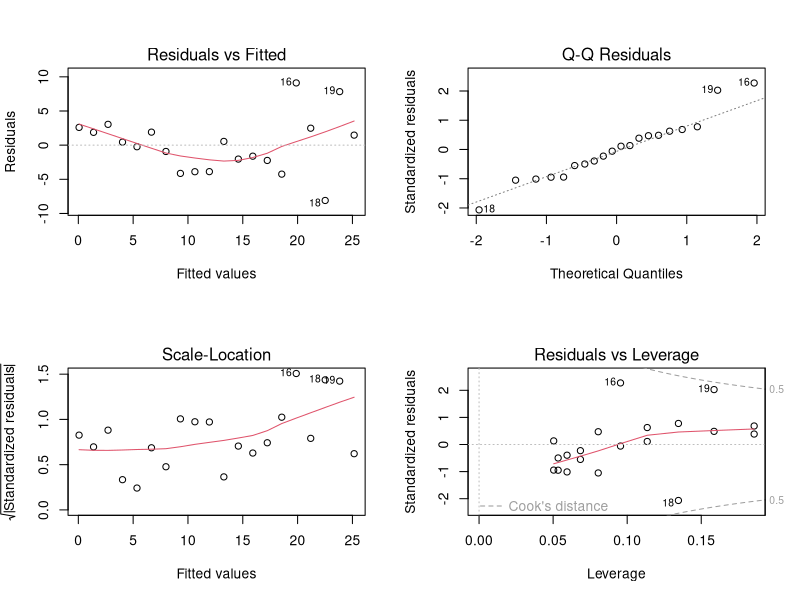
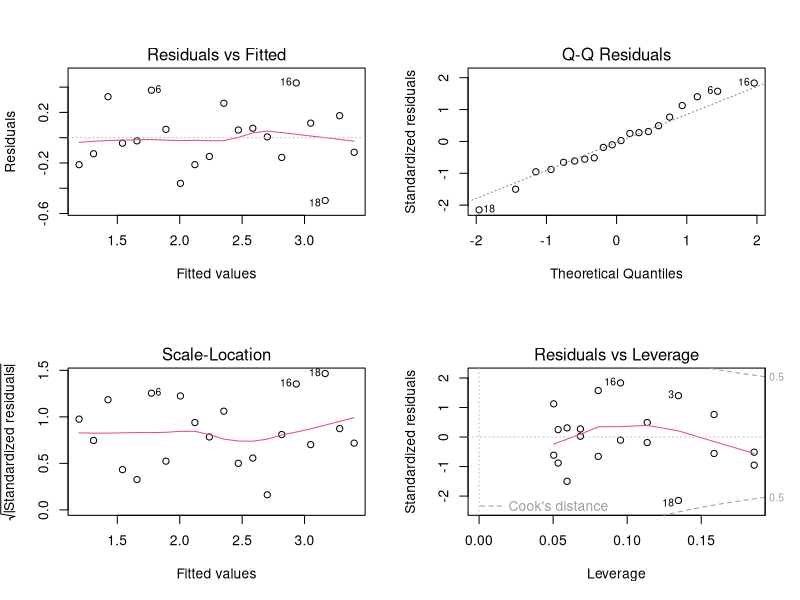
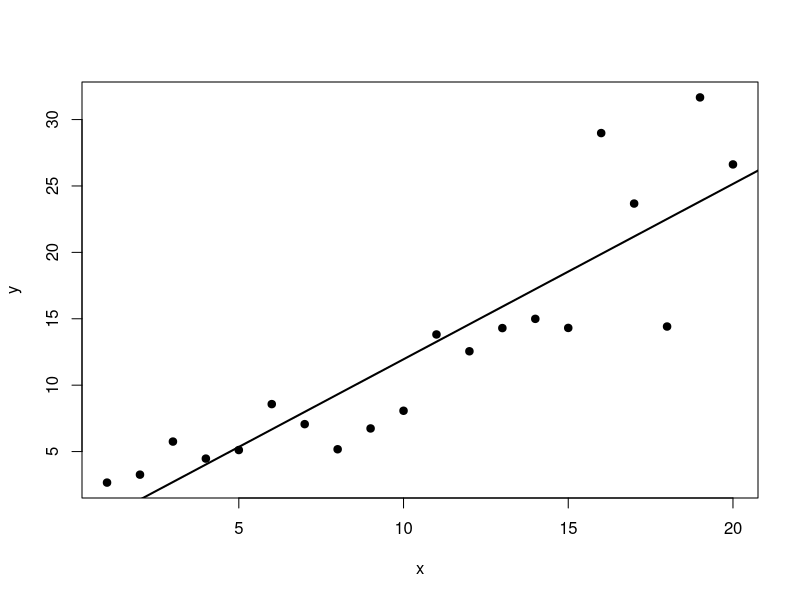
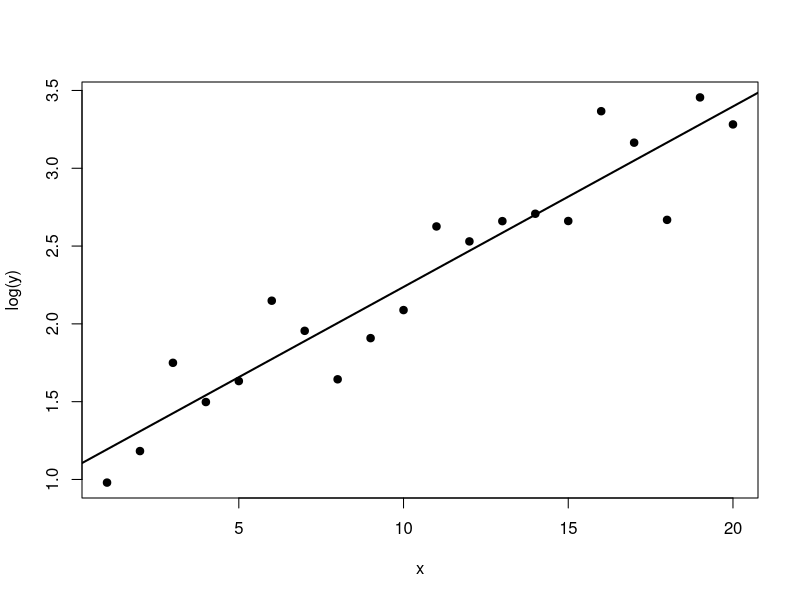
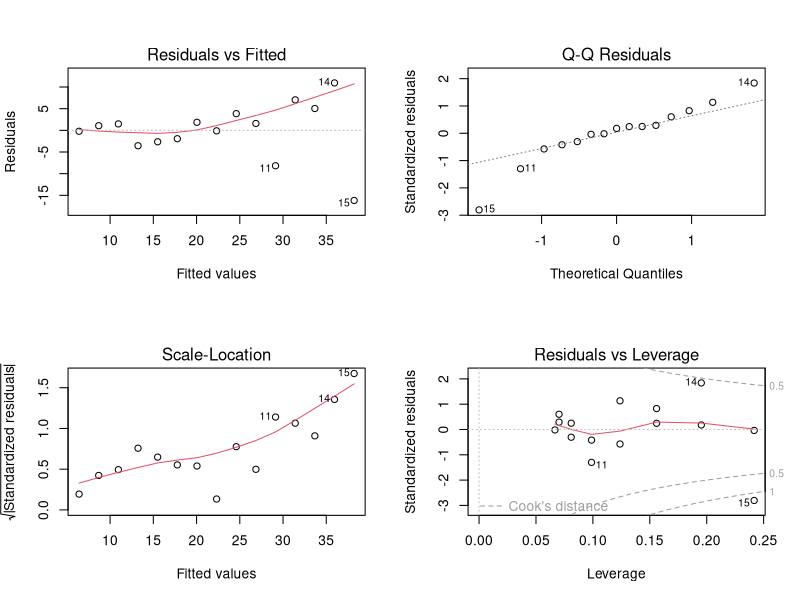
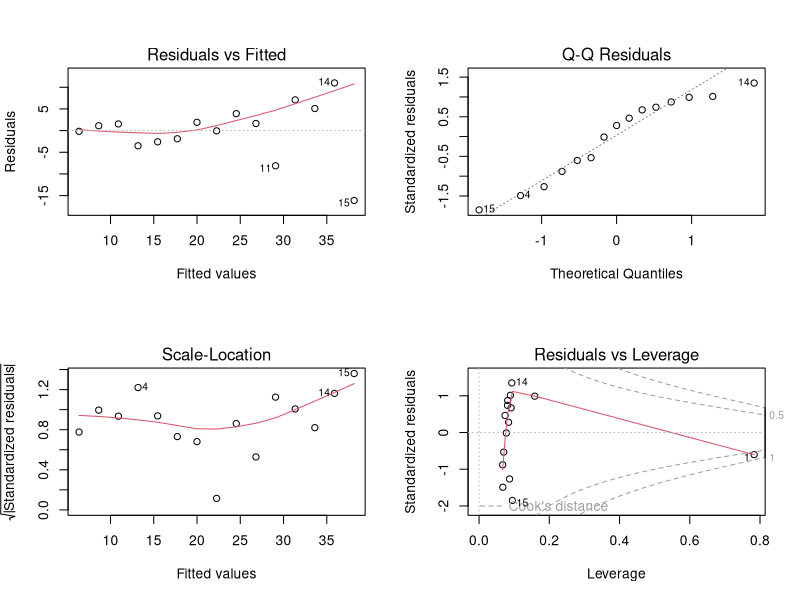
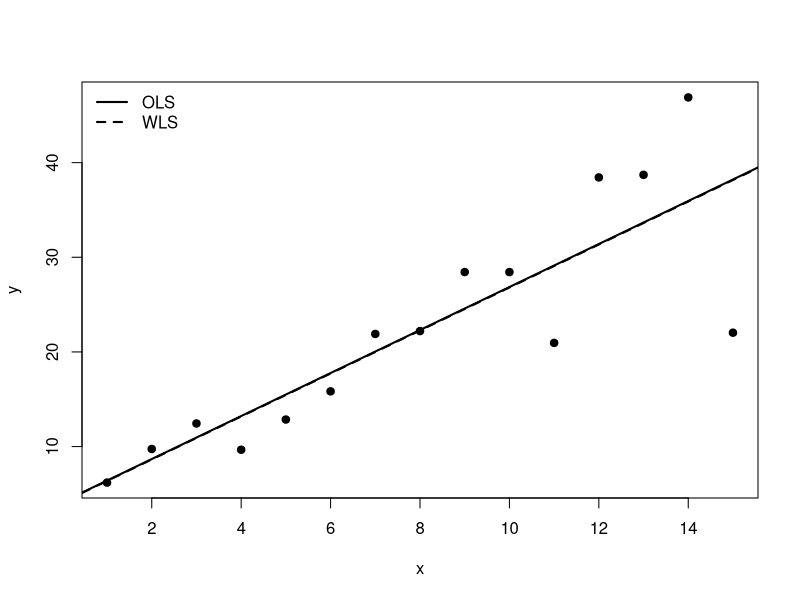
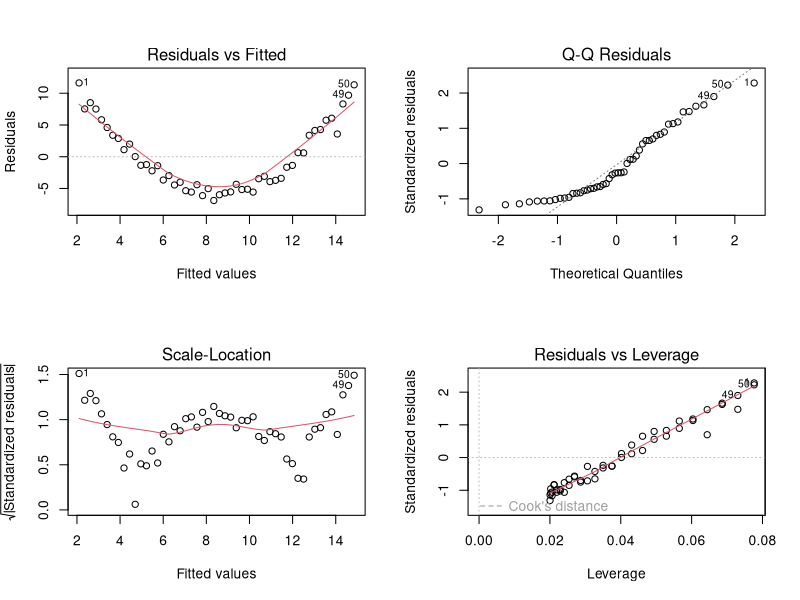

Generate these figures, in order, with R:
## ---- chunk 1
set.seed(123)
x <- seq(1, 20, by = 1)
y <- exp(1 + 0.12 * x + rnorm(length(x), sd = 0.25))

dat <- data.frame(x = x, y = y)

fit_raw <- lm(y ~ x, data = dat)
fit_log <- lm(log(y) ~ x, data = dat)
## ---- chunk 2
summary(fit_raw)
summary(fit_log)
## ---- chunk 3
par(mfrow = c(2, 2))
plot(fit_raw)
par(mfrow = c(1, 1))
## ---- chunk 4
par(mfrow = c(2, 2))
plot(fit_log)
par(mfrow = c(1, 1))
## ---- chunk 5
plot(dat$x, dat$y, pch = 19, xlab = "x", ylab = "y")
abline(fit_raw, lwd = 2)

plot(dat$x, log(dat$y), pch = 19, xlab = "x", ylab = "log(y)")
abline(fit_log, lwd = 2)
## ---- chunk 6
set.seed(456)
x2 <- seq(1, 15, by = 1)
y2 <- 5 + 2 * x2 + rnorm(length(x2), sd = 0.6 * x2)

dat2 <- data.frame(x = x2, y = y2)

fit_ols <- lm(y ~ x, data = dat2)
fit_wls <- lm(y ~ x, data = dat2, weights = 1 / x^2)
## ---- chunk 7
summary(fit_ols)
summary(fit_wls)
## ---- chunk 8
par(mfrow = c(2, 2))
plot(fit_ols)
par(mfrow = c(1, 1))
## ---- chunk 9
par(mfrow = c(2, 2))
plot(fit_wls)
par(mfrow = c(1, 1))
## ---- chunk 10
plot(dat2$x, dat2$y, pch = 19, xlab = "x", ylab = "y")
abline(fit_ols, lwd = 2)
abline(fit_wls, lwd = 2, lty = 2)
legend("topleft",
       legend = c("OLS", "WLS"),
       lty = c(1, 2),
       lwd = 2,
       bty = "n")
## ---- chunk 11
set.seed(789)
x3 <- seq(-3, 3, length.out = 50)
y3 <- 3 + 2 * x3 + 1.8 * x3^2 + rnorm(length(x3), sd = 1)

dat3 <- data.frame(x = x3, y = y3)

fit_lin <- lm(y ~ x, data = dat3)
fit_quad <- lm(y ~ x + I(x^2), data = dat3)

summary(fit_lin)
summary(fit_quad)
anova(fit_lin, fit_quad)
## ---- chunk 12
par(mfrow = c(2, 2))
plot(fit_lin)
par(mfrow = c(1, 1))
## ---- chunk 13
par(mfrow = c(2, 2))
plot(fit_quad)
par(mfrow = c(1, 1))
